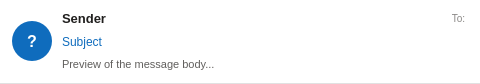
<?xml version="1.0" encoding="UTF-8"?>
<ui version="4.0">
 <class>EmailBanner</class>
 <widget class="QWidget" name="EmailBanner">
  <property name="geometry">
   <rect><x>0</x><y>0</y><width>480</width><height>84</height></rect>
  </property>
  <property name="minimumSize">
   <size><width>0</width><height>84</height></size>
  </property>
  <property name="maximumSize">
   <size><width>16777215</width><height>84</height></size>
  </property>
  <layout class="QVBoxLayout" name="rootLayout">
   <property name="spacing"><number>0</number></property>
   <property name="leftMargin"><number>0</number></property>
   <property name="topMargin"><number>0</number></property>
   <property name="rightMargin"><number>0</number></property>
   <property name="bottomMargin"><number>0</number></property>
   <item>
    <widget class="QFrame" name="bannerFrame">
     <property name="styleSheet">
      <string notr="true">QFrame#bannerFrame {
    background-color: #ffffff;
    border: none;
    border-bottom: 1px solid #e1e1e1;
}
QFrame#bannerFrame:hover {
    background-color: #f3f2f1;
}
QFrame#bannerFrame[selected="true"] {
    background-color: #deecf9;
    border-left: 3px solid #0f6cbd;
}
QLabel { background: transparent; }
QLabel#avatarLabel {
    color: white;
    font-size: 16px;
    font-weight: bold;
    border-radius: 20px;
    background-color: #0f6cbd;
}
QLabel#senderLabel  { font-size: 13px; font-weight: bold; color: #201f1e; }
QLabel#subjectLabel { font-size: 12px; color: #0f6cbd; }
QLabel#previewLabel { font-size: 11px; color: #605e5c; }
QLabel#recipientsLabel { font-size: 10px; color: #8a8886; }</string>
     </property>
     <layout class="QHBoxLayout" name="frameLayout">
      <property name="spacing"><number>10</number></property>
      <property name="leftMargin"><number>12</number></property>
      <property name="topMargin"><number>8</number></property>
      <property name="rightMargin"><number>12</number></property>
      <property name="bottomMargin"><number>8</number></property>
      <item>
       <widget class="QLabel" name="avatarLabel">
        <property name="minimumSize">
         <size><width>40</width><height>40</height></size>
        </property>
        <property name="maximumSize">
         <size><width>40</width><height>40</height></size>
        </property>
        <property name="text"><string>?</string></property>
        <property name="alignment">
         <set>Qt::AlignCenter</set>
        </property>
       </widget>
      </item>
      <item>
       <layout class="QVBoxLayout" name="textLayout">
        <property name="spacing"><number>2</number></property>
        <item>
         <layout class="QHBoxLayout" name="topRowLayout">
          <item>
           <widget class="QLabel" name="senderLabel">
            <property name="sizePolicy">
             <sizepolicy hsizetype="Ignored" vsizetype="Preferred">
              <horstretch>1</horstretch><verstretch>0</verstretch>
             </sizepolicy>
            </property>
            <property name="text"><string>Sender</string></property>
           </widget>
          </item>
          <item>
           <widget class="QLabel" name="recipientsLabel">
            <property name="text"><string>To: </string></property>
            <property name="alignment">
             <set>Qt::AlignRight|Qt::AlignTrailing|Qt::AlignVCenter</set>
            </property>
           </widget>
          </item>
         </layout>
        </item>
        <item>
         <widget class="QLabel" name="subjectLabel">
          <property name="sizePolicy">
           <sizepolicy hsizetype="Ignored" vsizetype="Preferred">
            <horstretch>0</horstretch><verstretch>0</verstretch>
           </sizepolicy>
          </property>
          <property name="text"><string>Subject</string></property>
         </widget>
        </item>
        <item>
         <widget class="QLabel" name="previewLabel">
          <property name="sizePolicy">
           <sizepolicy hsizetype="Ignored" vsizetype="Preferred">
            <horstretch>0</horstretch><verstretch>0</verstretch>
           </sizepolicy>
          </property>
          <property name="text"><string>Preview of the message body...</string></property>
         </widget>
        </item>
       </layout>
      </item>
     </layout>
    </widget>
   </item>
  </layout>
 </widget>
 <resources/>
 <connections/>
</ui>
